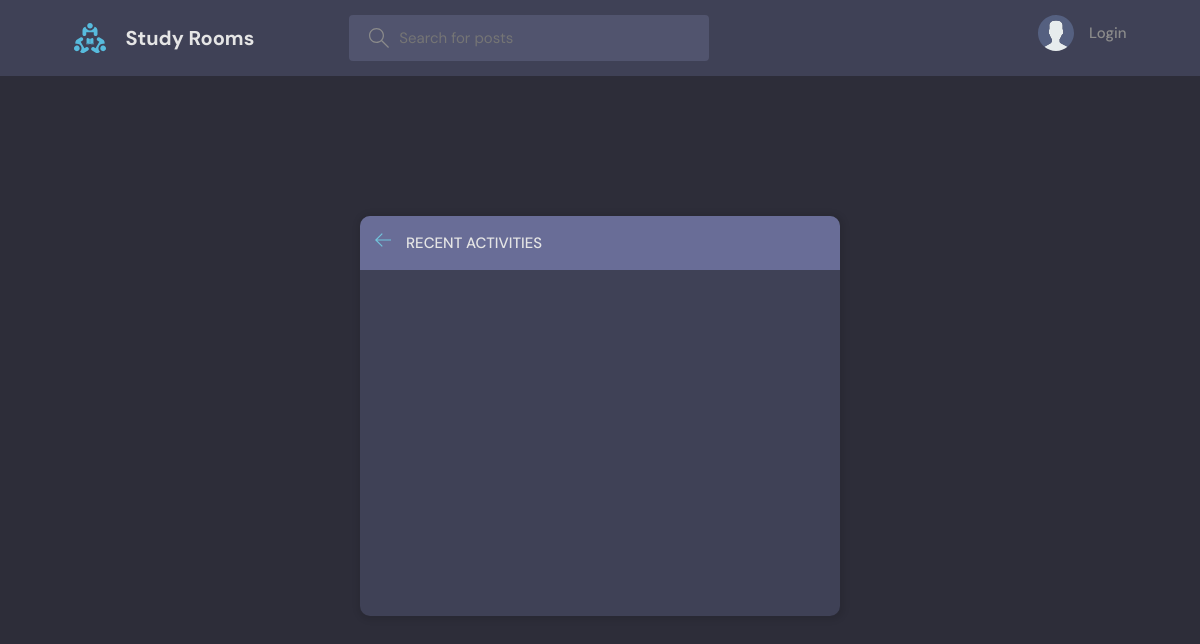
The page /activity/ on the database as committed earlier.
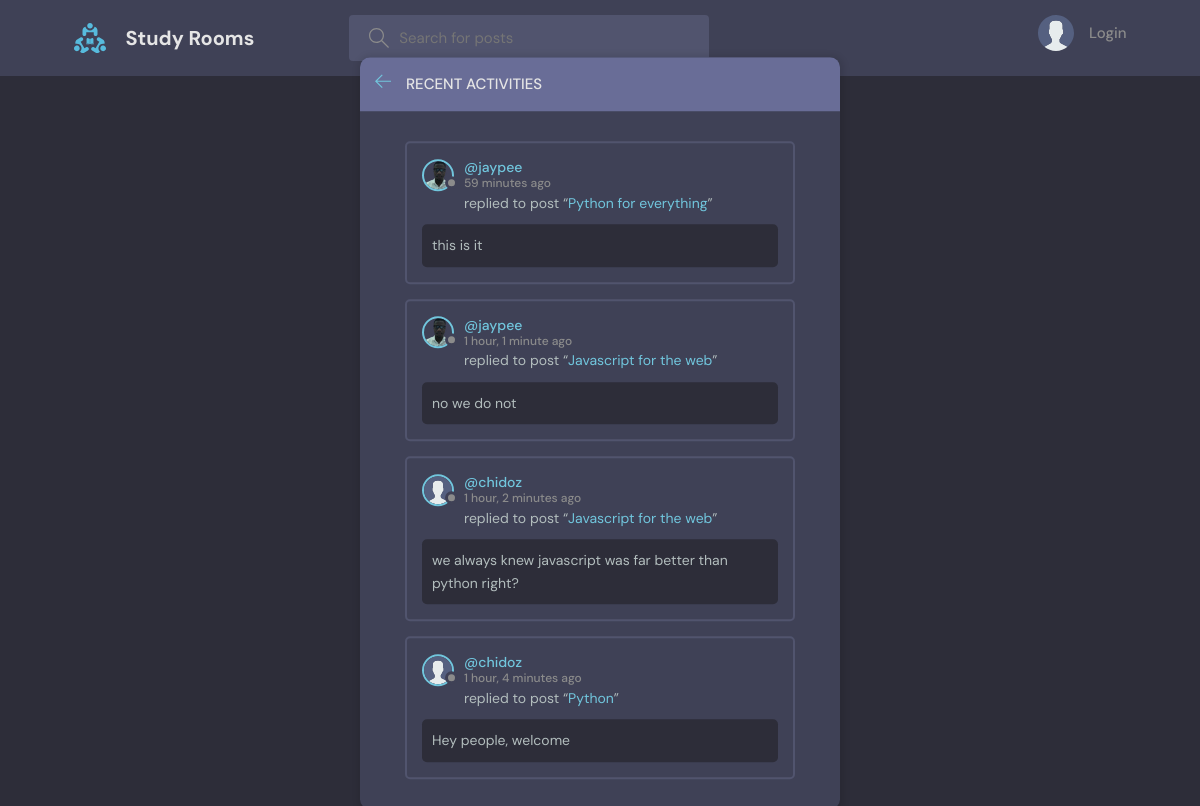
The same page on the database as committed later.
### rooms/models.py (models this page shows, shortened)
class Message(models.Model):
    user = models.ForeignKey(User, on_delete=models.CASCADE)
    room = models.ForeignKey(Room, on_delete=models.CASCADE)
    body = models.TextField()
    updated = models.DateTimeField(auto_now=True)
    created = models.DateTimeField(auto_now_add=True)
    class Meta:
        ordering = ['-updated', '-created']

class User(AbstractUser):
    name = models.CharField(max_length=200, null=True, )
    email = models.EmailField(unique=True, null=True, )
    bio = models.TextField(null=True)
    avatar = models.ImageField(null=True, default="avatar.svg")
    REQUIRED_FIELDS = []

class Room(models.Model):
    host = models.ForeignKey(User, on_delete=models.SET_NULL, null=True)
    topic = models.ForeignKey(Topic, on_delete=models.SET_NULL, null=True)
    name = models.CharField(max_length=200)
    description = models.TextField(null=True, blank=True)
    participants = models.ManyToManyField(
        User, related_name='participants', blank=True)
    updated = models.DateTimeField(auto_now=True)
    created = models.DateTimeField(auto_now_add=True)
    class Meta:
        ordering = ['-updated', '-created']
    def __str__(self):
        return self.name

### rooms/views.py (the view)
# urls.py: path('activity/', views.activityPage, name="activity"),
def activityPage(request):
    room_messages = Message.objects.all()
    return render(request, 'rooms/activity.html', {'room_messages': room_messages})

### rooms/templates/rooms/activity.html (shortened to what this page needs)
{% extends 'main.html' %}
{% block content %}
<main class="layout">
  <div class="container">
    <div class="layout__box">
      <div class="layout__boxHeader">
        <div class="layout__boxTitle">
          <a href="{% url 'home' %}">
            <svg version="1.1" xmlns="http://www.w3.org/2000/svg" width="32" height="32" viewBox="0 0 32 32">
              <title>arrow-left</title>
              <path
                d="M13.723 2.286l-13.723 13.714 13.719 13.714 1.616-1.611-10.96-10.96h27.625v-2.286h-27.625l10.965-10.965-1.616-1.607z">
              </path>
              </path>
            </svg>
          </a>
          <h3>Recent Activities</h3>
        </div>
      </div>
      <div class="activities-page layout__body">
        {% for message in room_messages %}
        <div class="activities__box">
          <div class="activities__boxHeader roomListRoom__header">
            <a href="{% url 'user-profile' message.user.id %}" class="roomListRoom__author">
              <div class="avatar avatar--small">
                <img src="{{message.user.avatar.url}}" />
              </div>
              <p>
                @{{message.user}}
                <span>{{message.created|timesince}} ago</span>
              </p>
            </a>
          </div>
          <div class="activities__boxContent">
            <p>replied to post “<a href="{% url 'room' message.room.id %}">{{message.room}}</a>”</p>
            <div class="activities__boxRoomContent">
              {{message.body}}
            </div>
          </div>
        </div>
        {% endfor %}
      </div>
    </div>
  </div>
</main>
{% endblock content %}

Rows that differ between the two databases and show on the page:
added Message: user.avatar (picture), user "jaypee", created "59 minutes", room "Python for everything", body "this is it"
added Message: user.avatar (picture), user "jaypee", created "1 hour, 1 minute", room "Javascript for the web", body "no we do not"
added Message: user.avatar (placeholder picture), user "chidoz", created "1 hour, 2 minutes", room "Javascript for the web", body "we always knew javascript was far better than python right?"
added Message: user.avatar (placeholder picture), user "chidoz", created "1 hour, 4 minutes", room "Python", body "Hey people, welcome"
